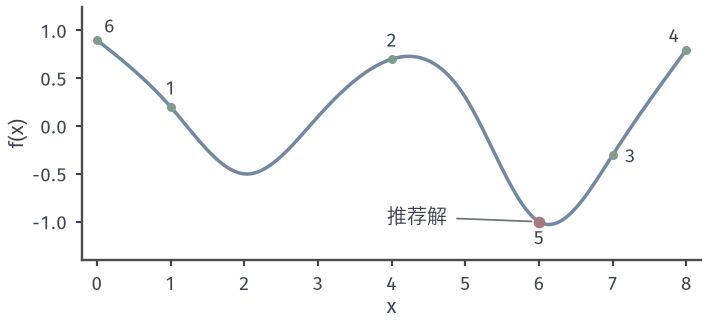

This chart was generated by the following Python code:
from pathlib import Path
import sys
ROOT = next(p for p in Path(__file__).resolve().parents if (p/'build.sh').is_file() and (p/'tex/book.tex').is_file())
sys.path.insert(0, str(ROOT/'figures/05-optimization/05-stochastic-optimization/matplotlib/bo-common'))
from bo_common import *
# 连续六次评价（贯穿例的 EI 轨迹），目标是过九个整点读数的三次样条。
fig, ax = figure(width_mm=100, height_mm=46)
ax.plot(XG, f(XG), color=BLUE, lw=1.4)
xo = np.array(RUN_X); yo = f(xo)
obs(ax, xo, yo)
off = {1.:(0,5),4.:(0,5),7.:(7,-3),8.:(-5,3),6.:(0,-9),0.:(5,3)}
for i,(a,b) in enumerate(zip(xo,yo),1):
    ax.annotate(f'{i}', (a,b), textcoords='offset points', xytext=off[a], ha='center', color=INK, fontsize=7.5)
ax.scatter([6.],[f(6.)], s=22, color=RED, zorder=6, lw=0)
ax.annotate('推荐解', (6.,f(6.)), xytext=(4.75,-.95), color=INK, arrowprops=dict(arrowstyle='-',color=MUTED,lw=.7,shrinkB=3), va='center', ha='right')
ax.set_xlim(-.2,8.2); ax.set_ylim(-1.4,1.25)
ax.set_xticks(range(9))
axes_style(ax,'$x$','$f(x)$')
FACTS={'formula':'natural cubic spline through integer readings','queries':RUN_X}
save(fig, Path(__file__).resolve().parent, 'figure', FACTS)
